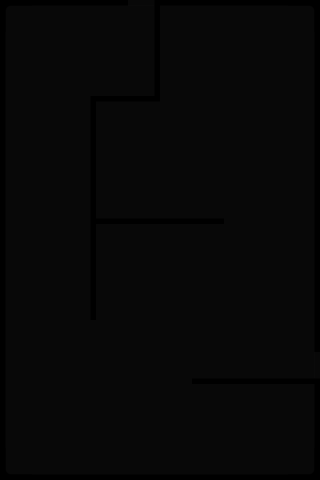

This is a level from a 2D game, rendered from its Tiled map with the project's own tilesets. A one-line summary and the complete map file follow:
An orthogonal 10x15 tile map with 32x32 px tiles, 1 tile layer (Tile Layer 1) and 11 objects (9x boundary, playerSpawn, targetSpawn).

<map version="1.9" tiledversion="1.9.1" orientation="orthogonal" renderorder="right-down" width="10" height="15" tilewidth="32" tileheight="32" infinite="0" nextlayerid="4" nextobjectid="15">
 <tileset firstgid="1" source="tileset.tsx" />
 <layer id="1" name="Tile Layer 1" width="10" height="15">
  <data encoding="csv">
1,2,2,2,14,2,2,2,2,8,
6,9,9,9,5,9,9,9,9,5,
6,9,9,9,5,9,9,9,9,5,
6,9,5,2,2,9,9,9,9,5,
6,9,5,9,9,9,9,9,9,5,
6,9,5,9,9,9,9,9,9,5,
6,9,5,3,3,3,3,9,9,5,
6,9,5,9,9,9,9,9,9,5,
6,9,5,9,9,9,9,9,9,5,
6,9,5,9,9,9,9,9,9,5,
6,9,9,9,9,9,9,9,9,5,
6,9,9,9,9,9,3,3,3,11,
6,9,9,9,9,9,9,9,9,5,
6,9,9,9,9,9,9,9,9,5,
7,3,3,3,3,3,3,3,3,4
</data>
 </layer>
 <objectgroup id="2" name="spawn">
  <object id="1" class="playerSpawn" x="84.6667" y="22.6667" width="64" height="64" />
  <object id="2" class="targetSpawn" x="96" y="128" width="128" height="89" />
 </objectgroup>
 <objectgroup id="3" name="components">
  <object id="3" class="boundary" x="7.62115" y="-0.0428795" width="304.333" height="6" />
  <object id="4" class="boundary" x="-0.0663585" y="7.74829" width="6.09091" height="464.242" />
  <object id="5" class="boundary" x="314.038" y="7.62518" width="6.09091" height="463.969" />
  <object id="6" class="boundary" x="8.02851" y="473.293" width="304.666" height="6" />
  <object id="9" class="boundary" x="89.7727" y="95.7731" width="6.09091" height="224.211" />
  <object id="10" class="boundary" x="154.273" y="5.1672" width="6.09091" height="90.3019" />
  <object id="11" class="boundary" x="96.7846" y="96.0131" width="63.9091" height="6.02917" />
  <object id="13" class="boundary" x="95.7538" y="217.985" width="128.347" height="6.02917" />
  <object id="14" class="boundary" x="191.864" y="377.925" width="122.091" height="6.02917" />
 </objectgroup>
</map>
